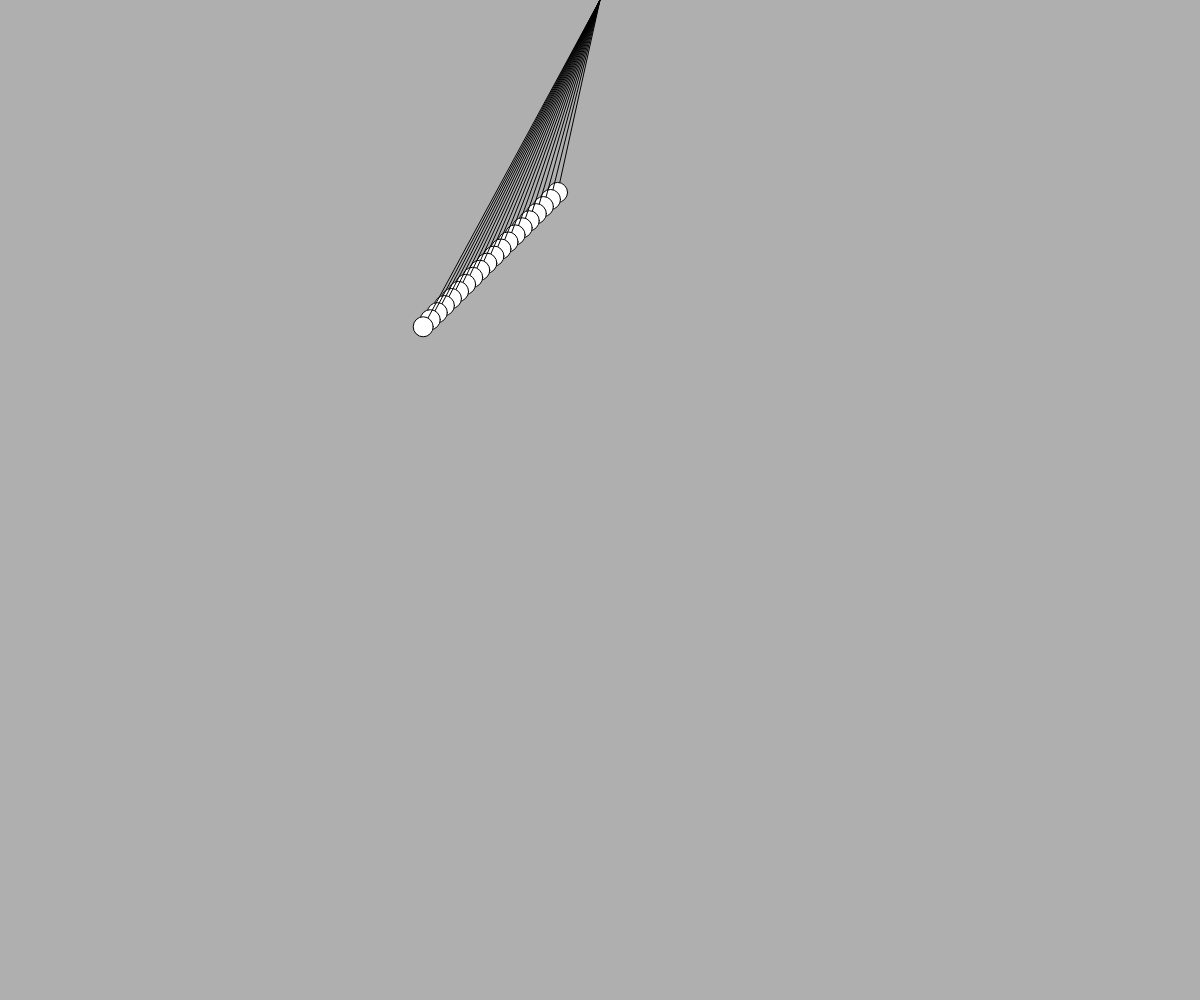
Frame 1 (no input)
Frame 60 (no input): blank canvas, image omitted
Frame 120 (the mouse pressed at the canvas centre since frame 60): blank canvas, image omitted

The p5.js sketch that drew this single still picture (run headless with seeded random() and noise() and a simulated clock; from frame 60 on, the mouse is pressed at the canvas centre):

// p5.js sketch
// ── sketch.js
var canvasWidth = window.innerWidth;
var canvasHeight = window.innerHeight;

var pendulums = [];

function setup() {
  createCanvas(canvasWidth, canvasHeight);
  angleMode(DEGREES);
  
  for(var i=1; i<=20; i++){
    pendulums.push(new Pendulum(50+i*10))
  }
}

function draw() {
  background(175);
  
  pendulums.forEach(function(pendulum){
    pendulum.show();
    pendulum.update();
  });
}

function Pendulum(length){
  var bobRadius = 10;
  var centreX = canvasWidth/2;
  var centreY = 150;
  
  this.length = length;
  this.theta = 225;
  
  
  this.x = centreX + this.length*sin(this.theta-270);
  this.y = centreY + this.length*cos(this.theta-270);
  
  print(this.y);
  
  
  // var thetaMax = 45;
  
  // // acceleration due to gravity
  // var g = 9.81;
  
  // var vmax = Math.sqrt(2*g*(this.length-cos(thetaMax)*this.length));
  
  // var vx = vmax * cos(thetaMax);
  // var vy = vmax * sin(thetaMax);

  this.show = function(){
    noFill();
    stroke(0);
    line(centreX,0,this.x,this.y);
    
    fill(255);
    stroke(0);
    ellipse(this.x,this.y,bobRadius*2,bobRadius*2);
  }
  
  this.update = function(){
    this.theta += 1;
    //this.x = centreX + this.length*sin(this.theta-270);
    //this.y = centreY + this.length*cos(this.theta-270);
    
    this.x = map(sin(this.theta-270),-1,1,canvasWidth/2-200,canvasWidth/2+200);
    this.y = map(abs(sin(this.theta-180)),0,1,50-30,50+30);
    
  }
}
